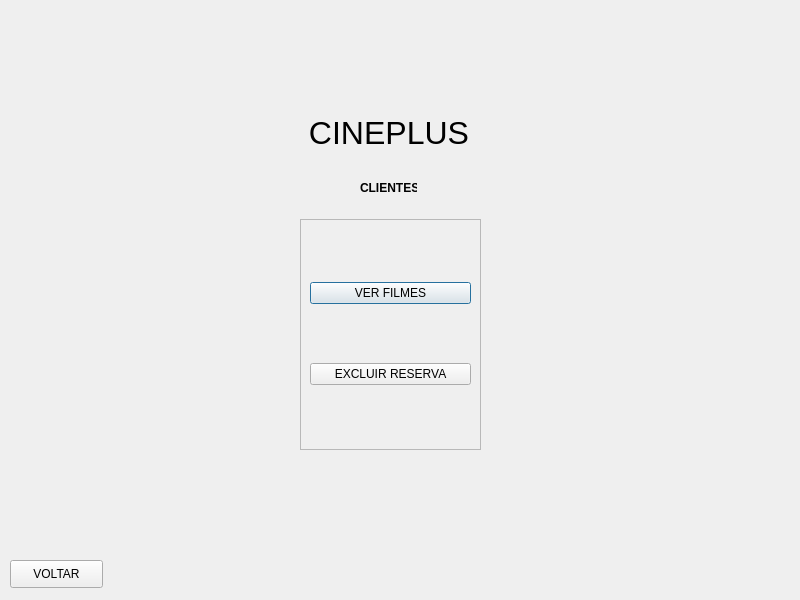
<?xml version="1.0" encoding="UTF-8"?>
<ui version="4.0">
 <class>Dialog</class>
 <widget class="QDialog" name="Dialog">
  <property name="geometry">
   <rect>
    <x>0</x>
    <y>0</y>
    <width>800</width>
    <height>600</height>
   </rect>
  </property>
  <property name="sizePolicy">
   <sizepolicy hsizetype="Fixed" vsizetype="Fixed">
    <horstretch>0</horstretch>
    <verstretch>0</verstretch>
   </sizepolicy>
  </property>
  <property name="minimumSize">
   <size>
    <width>800</width>
    <height>600</height>
   </size>
  </property>
  <property name="maximumSize">
   <size>
    <width>800</width>
    <height>600</height>
   </size>
  </property>
  <property name="windowTitle">
   <string>Dialog</string>
  </property>
  <widget class="QFrame" name="frame">
   <property name="geometry">
    <rect>
     <x>300</x>
     <y>219</y>
     <width>181</width>
     <height>231</height>
    </rect>
   </property>
   <property name="frameShape">
    <enum>QFrame::StyledPanel</enum>
   </property>
   <property name="frameShadow">
    <enum>QFrame::Raised</enum>
   </property>
   <layout class="QVBoxLayout" name="verticalLayout">
    <item>
     <widget class="QPushButton" name="pushButton">
      <property name="text">
       <string>VER FILMES</string>
      </property>
     </widget>
    </item>
    <item>
     <widget class="QPushButton" name="pushButton_3">
      <property name="text">
       <string>EXCLUIR RESERVA</string>
      </property>
     </widget>
    </item>
   </layout>
  </widget>
  <widget class="QLabel" name="label">
   <property name="geometry">
    <rect>
     <x>300</x>
     <y>110</y>
     <width>178</width>
     <height>48</height>
    </rect>
   </property>
   <property name="text">
    <string>&lt;html&gt;&lt;head/&gt;&lt;body&gt;&lt;p align=&quot;center&quot;&gt;&lt;span style=&quot; font-size:24pt;&quot;&gt;CINEPLUS&lt;/span&gt;&lt;/p&gt;&lt;/body&gt;&lt;/html&gt;</string>
   </property>
  </widget>
  <widget class="QPushButton" name="pushButton_4">
   <property name="geometry">
    <rect>
     <x>10</x>
     <y>560</y>
     <width>93</width>
     <height>28</height>
    </rect>
   </property>
   <property name="text">
    <string>VOLTAR</string>
   </property>
  </widget>
  <widget class="QLabel" name="label_2">
   <property name="geometry">
    <rect>
     <x>360</x>
     <y>180</y>
     <width>57</width>
     <height>16</height>
    </rect>
   </property>
   <property name="text">
    <string>&lt;html&gt;&lt;head/&gt;&lt;body&gt;&lt;p align=&quot;center&quot;&gt;&lt;span style=&quot; font-weight:600;&quot;&gt;CLIENTES&lt;/span&gt;&lt;/p&gt;&lt;/body&gt;&lt;/html&gt;</string>
   </property>
  </widget>
 </widget>
 <resources/>
 <connections/>
</ui>
